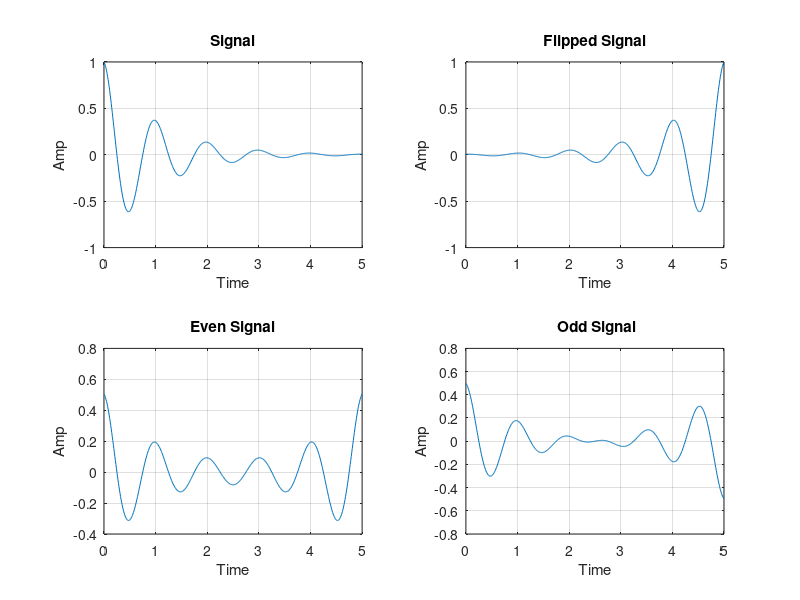

Write the MATLAB code that produced this figure.
clc;
clear all;
close all;
t=0:0.01:5;
W=exp(-t);
Y=cos(2*pi*t);
A=W.*Y;
subplot(2,2,1);plot(t,A);grid on;
xlabel('Time');ylabel('Amp');title('Signal');
B=fliplr(A);
subplot(2,2,2);plot(t,B);grid on;
xlabel('Time');ylabel('Amp');title('Flipped Signal');
E=0.5*(A+B);
subplot(2,2,3);plot(t,E);grid on;
xlabel('Time');ylabel('Amp');title('Even Signal');
O=0.5*(A-B);
subplot(2,2,4);plot(t,O);grid on;
xlabel('Time');ylabel('Amp');title(' Odd Signal');
